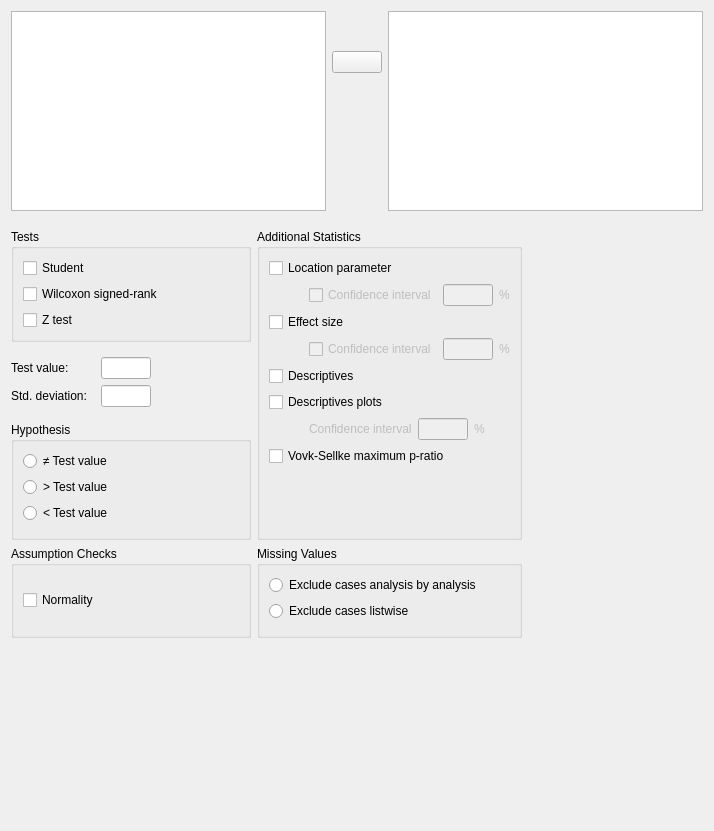
<?xml version="1.0" encoding="UTF-8"?>
<ui version="4.0">
 <class>TTestOneSampleForm</class>
 <widget class="QWidget" name="TTestOneSampleForm">
  <property name="geometry">
   <rect>
    <x>0</x>
    <y>0</y>
    <width>714</width>
    <height>831</height>
   </rect>
  </property>
  <property name="sizePolicy">
   <sizepolicy hsizetype="Fixed" vsizetype="Preferred">
    <horstretch>0</horstretch>
    <verstretch>0</verstretch>
   </sizepolicy>
  </property>
  <property name="windowTitle">
   <string>Form</string>
  </property>
  <layout class="QGridLayout" name="gridLayout_7">
   <property name="verticalSpacing">
    <number>0</number>
   </property>
   <item row="1" column="0">
    <widget class="QWidget" name="widget_3" native="true">
     <property name="sizePolicy">
      <sizepolicy hsizetype="Fixed" vsizetype="Fixed">
       <horstretch>0</horstretch>
       <verstretch>0</verstretch>
      </sizepolicy>
     </property>
     <layout class="QGridLayout" name="gridLayout_2">
      <property name="leftMargin">
       <number>0</number>
      </property>
      <property name="rightMargin">
       <number>0</number>
      </property>
      <property name="bottomMargin">
       <number>0</number>
      </property>
      <item row="0" column="1" rowspan="6">
       <widget class="GroupBox" name="groupBox_7">
        <property name="sizePolicy">
         <sizepolicy hsizetype="Preferred" vsizetype="Preferred">
          <horstretch>0</horstretch>
          <verstretch>0</verstretch>
         </sizepolicy>
        </property>
        <property name="title">
         <string>Additional Statistics</string>
        </property>
        <layout class="QFormLayout" name="formLayout">
         <item row="0" column="0">
          <widget class="BoundCheckBox" name="meanDifference">
           <property name="sizePolicy">
            <sizepolicy hsizetype="Fixed" vsizetype="Fixed">
             <horstretch>0</horstretch>
             <verstretch>0</verstretch>
            </sizepolicy>
           </property>
           <property name="text">
            <string>Location parameter</string>
           </property>
          </widget>
         </item>
         <item row="1" column="0">
          <widget class="QWidget" name="widgetMeanDiffConfidenceInterval" native="true">
           <property name="enabled">
            <bool>false</bool>
           </property>
           <property name="sizePolicy">
            <sizepolicy hsizetype="Fixed" vsizetype="Preferred">
             <horstretch>0</horstretch>
             <verstretch>0</verstretch>
            </sizepolicy>
           </property>
           <layout class="QGridLayout" name="gridLayout_10">
            <property name="leftMargin">
             <number>40</number>
            </property>
            <property name="topMargin">
             <number>0</number>
            </property>
            <property name="rightMargin">
             <number>0</number>
            </property>
            <property name="bottomMargin">
             <number>0</number>
            </property>
            <item row="1" column="3">
             <widget class="QLabel" name="label_9">
              <property name="sizePolicy">
               <sizepolicy hsizetype="Fixed" vsizetype="Fixed">
                <horstretch>0</horstretch>
                <verstretch>0</verstretch>
               </sizepolicy>
              </property>
              <property name="text">
               <string>%</string>
              </property>
             </widget>
            </item>
            <item row="1" column="0">
             <widget class="BoundCheckBox" name="meanDiffConfidenceIntervalCheckbox">
              <property name="text">
               <string>Confidence interval</string>
              </property>
             </widget>
            </item>
            <item row="1" column="2">
             <widget class="BoundTextBox" name="meanDiffConfidenceIntervalPercent">
              <property name="sizePolicy">
               <sizepolicy hsizetype="Fixed" vsizetype="Fixed">
                <horstretch>0</horstretch>
                <verstretch>0</verstretch>
               </sizepolicy>
              </property>
              <property name="minimumSize">
               <size>
                <width>50</width>
                <height>0</height>
               </size>
              </property>
              <property name="maximumSize">
               <size>
                <width>50</width>
                <height>16777215</height>
               </size>
              </property>
             </widget>
            </item>
           </layout>
          </widget>
         </item>
         <item row="2" column="0">
          <widget class="BoundCheckBox" name="effectSize">
           <property name="sizePolicy">
            <sizepolicy hsizetype="Fixed" vsizetype="Fixed">
             <horstretch>0</horstretch>
             <verstretch>0</verstretch>
            </sizepolicy>
           </property>
           <property name="text">
            <string>Effect size</string>
           </property>
          </widget>
         </item>
         <item row="3" column="0">
          <widget class="QWidget" name="widgetEffSizeConfidenceInterval" native="true">
           <property name="enabled">
            <bool>false</bool>
           </property>
           <property name="sizePolicy">
            <sizepolicy hsizetype="Fixed" vsizetype="Preferred">
             <horstretch>0</horstretch>
             <verstretch>0</verstretch>
            </sizepolicy>
           </property>
           <layout class="QGridLayout" name="gridLayout_9">
            <property name="leftMargin">
             <number>40</number>
            </property>
            <property name="topMargin">
             <number>0</number>
            </property>
            <property name="rightMargin">
             <number>0</number>
            </property>
            <property name="bottomMargin">
             <number>0</number>
            </property>
            <item row="0" column="2">
             <widget class="QLabel" name="label_7">
              <property name="sizePolicy">
               <sizepolicy hsizetype="Fixed" vsizetype="Fixed">
                <horstretch>0</horstretch>
                <verstretch>0</verstretch>
               </sizepolicy>
              </property>
              <property name="text">
               <string>%</string>
              </property>
             </widget>
            </item>
            <item row="0" column="1">
             <widget class="BoundTextBox" name="effSizeConfidenceIntervalPercent">
              <property name="sizePolicy">
               <sizepolicy hsizetype="Fixed" vsizetype="Fixed">
                <horstretch>0</horstretch>
                <verstretch>0</verstretch>
               </sizepolicy>
              </property>
              <property name="minimumSize">
               <size>
                <width>50</width>
                <height>0</height>
               </size>
              </property>
              <property name="maximumSize">
               <size>
                <width>50</width>
                <height>16777215</height>
               </size>
              </property>
             </widget>
            </item>
            <item row="0" column="0">
             <widget class="BoundCheckBox" name="effSizeConfidenceIntervalCheckbox">
              <property name="text">
               <string>Confidence interval</string>
              </property>
             </widget>
            </item>
           </layout>
          </widget>
         </item>
         <item row="4" column="0">
          <widget class="BoundCheckBox" name="descriptives">
           <property name="sizePolicy">
            <sizepolicy hsizetype="Fixed" vsizetype="Fixed">
             <horstretch>0</horstretch>
             <verstretch>0</verstretch>
            </sizepolicy>
           </property>
           <property name="text">
            <string>Descriptives</string>
           </property>
          </widget>
         </item>
         <item row="5" column="0">
          <widget class="BoundCheckBox" name="descriptivesPlots">
           <property name="sizePolicy">
            <sizepolicy hsizetype="Fixed" vsizetype="Fixed">
             <horstretch>0</horstretch>
             <verstretch>0</verstretch>
            </sizepolicy>
           </property>
           <property name="text">
            <string>Descriptives plots</string>
           </property>
          </widget>
         </item>
         <item row="6" column="0">
          <widget class="QWidget" name="widgetDescriptivesPlotsConfidenceInterval" native="true">
           <property name="enabled">
            <bool>false</bool>
           </property>
           <property name="sizePolicy">
            <sizepolicy hsizetype="Fixed" vsizetype="Preferred">
             <horstretch>0</horstretch>
             <verstretch>0</verstretch>
            </sizepolicy>
           </property>
           <layout class="QGridLayout" name="gridLayout_4">
            <property name="leftMargin">
             <number>40</number>
            </property>
            <property name="topMargin">
             <number>0</number>
            </property>
            <property name="rightMargin">
             <number>0</number>
            </property>
            <property name="bottomMargin">
             <number>0</number>
            </property>
            <item row="0" column="1">
             <widget class="BoundTextBox" name="descriptivesPlotsConfidenceInterval">
              <property name="sizePolicy">
               <sizepolicy hsizetype="Fixed" vsizetype="Fixed">
                <horstretch>0</horstretch>
                <verstretch>0</verstretch>
               </sizepolicy>
              </property>
              <property name="minimumSize">
               <size>
                <width>50</width>
                <height>0</height>
               </size>
              </property>
              <property name="maximumSize">
               <size>
                <width>50</width>
                <height>16777215</height>
               </size>
              </property>
             </widget>
            </item>
            <item row="0" column="0">
             <widget class="QLabel" name="label_4">
              <property name="sizePolicy">
               <sizepolicy hsizetype="Fixed" vsizetype="Fixed">
                <horstretch>0</horstretch>
                <verstretch>0</verstretch>
               </sizepolicy>
              </property>
              <property name="text">
               <string>Confidence interval</string>
              </property>
             </widget>
            </item>
            <item row="0" column="2">
             <widget class="QLabel" name="label_5">
              <property name="sizePolicy">
               <sizepolicy hsizetype="Fixed" vsizetype="Fixed">
                <horstretch>0</horstretch>
                <verstretch>0</verstretch>
               </sizepolicy>
              </property>
              <property name="text">
               <string>%</string>
              </property>
             </widget>
            </item>
           </layout>
          </widget>
         </item>
         <item row="7" column="0">
          <widget class="BoundCheckBox" name="VovkSellkeMPR">
           <property name="sizePolicy">
            <sizepolicy hsizetype="Fixed" vsizetype="Fixed">
             <horstretch>0</horstretch>
             <verstretch>0</verstretch>
            </sizepolicy>
           </property>
           <property name="text">
            <string>Vovk-Sellke maximum p-ratio</string>
           </property>
          </widget>
         </item>
        </layout>
       </widget>
      </item>
      <item row="6" column="1">
       <widget class="BoundGroupBox" name="missingValues">
        <property name="sizePolicy">
         <sizepolicy hsizetype="Preferred" vsizetype="Preferred">
          <horstretch>0</horstretch>
          <verstretch>0</verstretch>
         </sizepolicy>
        </property>
        <property name="title">
         <string>Missing Values</string>
        </property>
        <property name="flat">
         <bool>false</bool>
        </property>
        <layout class="QGridLayout" name="gridLayout_6">
         <item row="0" column="1">
          <spacer name="horizontalSpacer_5">
           <property name="orientation">
            <enum>Qt::Horizontal</enum>
           </property>
           <property name="sizeHint" stdset="0">
            <size>
             <width>5</width>
             <height>20</height>
            </size>
           </property>
          </spacer>
         </item>
         <item row="0" column="0">
          <widget class="QRadioButton" name="_1excludeAnalysisByAnalysis">
           <property name="sizePolicy">
            <sizepolicy hsizetype="Fixed" vsizetype="Fixed">
             <horstretch>0</horstretch>
             <verstretch>0</verstretch>
            </sizepolicy>
           </property>
           <property name="text">
            <string>Exclude cases analysis by analysis</string>
           </property>
          </widget>
         </item>
         <item row="1" column="0">
          <widget class="QRadioButton" name="_2excludeListwise">
           <property name="sizePolicy">
            <sizepolicy hsizetype="Fixed" vsizetype="Fixed">
             <horstretch>0</horstretch>
             <verstretch>0</verstretch>
            </sizepolicy>
           </property>
           <property name="text">
            <string>Exclude cases listwise</string>
           </property>
          </widget>
         </item>
         <item row="2" column="0">
          <spacer name="verticalSpacer_2">
           <property name="orientation">
            <enum>Qt::Vertical</enum>
           </property>
           <property name="sizeHint" stdset="0">
            <size>
             <width>20</width>
             <height>5</height>
            </size>
           </property>
          </spacer>
         </item>
        </layout>
       </widget>
      </item>
      <item row="3" column="0" rowspan="3">
       <widget class="BoundGroupBox" name="hypothesis">
        <property name="sizePolicy">
         <sizepolicy hsizetype="Preferred" vsizetype="Preferred">
          <horstretch>0</horstretch>
          <verstretch>0</verstretch>
         </sizepolicy>
        </property>
        <property name="title">
         <string>Hypothesis</string>
        </property>
        <property name="flat">
         <bool>false</bool>
        </property>
        <layout class="QGridLayout" name="gridLayout_5">
         <item row="0" column="1" rowspan="3">
          <spacer name="horizontalSpacer">
           <property name="orientation">
            <enum>Qt::Horizontal</enum>
           </property>
           <property name="sizeType">
            <enum>QSizePolicy::Expanding</enum>
           </property>
           <property name="sizeHint" stdset="0">
            <size>
             <width>5</width>
             <height>20</height>
            </size>
           </property>
          </spacer>
         </item>
         <item row="1" column="0">
          <widget class="QRadioButton" name="_2groupOneGreater">
           <property name="sizePolicy">
            <sizepolicy hsizetype="Fixed" vsizetype="Fixed">
             <horstretch>0</horstretch>
             <verstretch>0</verstretch>
            </sizepolicy>
           </property>
           <property name="text">
            <string>&gt; Test value</string>
           </property>
          </widget>
         </item>
         <item row="0" column="0">
          <widget class="QRadioButton" name="_1notEqual">
           <property name="sizePolicy">
            <sizepolicy hsizetype="Fixed" vsizetype="Fixed">
             <horstretch>0</horstretch>
             <verstretch>0</verstretch>
            </sizepolicy>
           </property>
           <property name="text">
            <string>≠ Test value</string>
           </property>
          </widget>
         </item>
         <item row="2" column="0">
          <widget class="QRadioButton" name="_3groupTwoGreater">
           <property name="sizePolicy">
            <sizepolicy hsizetype="Fixed" vsizetype="Fixed">
             <horstretch>0</horstretch>
             <verstretch>0</verstretch>
            </sizepolicy>
           </property>
           <property name="text">
            <string>&lt; Test value</string>
           </property>
          </widget>
         </item>
         <item row="3" column="0">
          <spacer name="verticalSpacer">
           <property name="orientation">
            <enum>Qt::Vertical</enum>
           </property>
           <property name="sizeHint" stdset="0">
            <size>
             <width>20</width>
             <height>5</height>
            </size>
           </property>
          </spacer>
         </item>
        </layout>
       </widget>
      </item>
      <item row="0" column="0" rowspan="2">
       <widget class="GroupBox" name="tests">
        <property name="sizePolicy">
         <sizepolicy hsizetype="Preferred" vsizetype="Preferred">
          <horstretch>0</horstretch>
          <verstretch>0</verstretch>
         </sizepolicy>
        </property>
        <property name="title">
         <string>Tests</string>
        </property>
        <layout class="QGridLayout" name="gridLayout_11">
         <item row="0" column="1" rowspan="2">
          <spacer name="horizontalSpacer_4">
           <property name="orientation">
            <enum>Qt::Horizontal</enum>
           </property>
           <property name="sizeType">
            <enum>QSizePolicy::Expanding</enum>
           </property>
           <property name="sizeHint" stdset="0">
            <size>
             <width>5</width>
             <height>20</height>
            </size>
           </property>
          </spacer>
         </item>
         <item row="0" column="0">
          <widget class="BoundCheckBox" name="students">
           <property name="sizePolicy">
            <sizepolicy hsizetype="Fixed" vsizetype="Fixed">
             <horstretch>0</horstretch>
             <verstretch>0</verstretch>
            </sizepolicy>
           </property>
           <property name="text">
            <string>Student</string>
           </property>
          </widget>
         </item>
         <item row="1" column="0">
          <widget class="BoundCheckBox" name="mannWhitneyU">
           <property name="sizePolicy">
            <sizepolicy hsizetype="Fixed" vsizetype="Fixed">
             <horstretch>0</horstretch>
             <verstretch>0</verstretch>
            </sizepolicy>
           </property>
           <property name="text">
            <string>Wilcoxon signed-rank</string>
           </property>
          </widget>
         </item>
         <item row="2" column="0">
          <widget class="BoundCheckBox" name="zTest">
           <property name="sizePolicy">
            <sizepolicy hsizetype="Fixed" vsizetype="Fixed">
             <horstretch>0</horstretch>
             <verstretch>0</verstretch>
            </sizepolicy>
           </property>
           <property name="text">
            <string>Z test</string>
           </property>
          </widget>
         </item>
        </layout>
       </widget>
      </item>
      <item row="6" column="0">
       <widget class="GroupBox" name="groupBox">
        <property name="sizePolicy">
         <sizepolicy hsizetype="Preferred" vsizetype="Preferred">
          <horstretch>0</horstretch>
          <verstretch>0</verstretch>
         </sizepolicy>
        </property>
        <property name="title">
         <string>Assumption Checks</string>
        </property>
        <layout class="QGridLayout" name="gridLayout_12">
         <item row="0" column="0">
          <widget class="BoundCheckBox" name="normalityTests">
           <property name="sizePolicy">
            <sizepolicy hsizetype="Fixed" vsizetype="Fixed">
             <horstretch>0</horstretch>
             <verstretch>0</verstretch>
            </sizepolicy>
           </property>
           <property name="text">
            <string>Normality</string>
           </property>
          </widget>
         </item>
         <item row="0" column="1">
          <spacer name="horizontalSpacer_3">
           <property name="orientation">
            <enum>Qt::Horizontal</enum>
           </property>
           <property name="sizeType">
            <enum>QSizePolicy::Expanding</enum>
           </property>
           <property name="sizeHint" stdset="0">
            <size>
             <width>5</width>
             <height>20</height>
            </size>
           </property>
          </spacer>
         </item>
        </layout>
       </widget>
      </item>
      <item row="2" column="0">
       <widget class="QWidget" name="widget_5" native="true">
        <property name="sizePolicy">
         <sizepolicy hsizetype="Preferred" vsizetype="Preferred">
          <horstretch>0</horstretch>
          <verstretch>0</verstretch>
         </sizepolicy>
        </property>
        <property name="minimumSize">
         <size>
          <width>240</width>
          <height>0</height>
         </size>
        </property>
        <layout class="QGridLayout" name="gridLayout">
         <property name="leftMargin">
          <number>0</number>
         </property>
         <item row="1" column="2">
          <spacer name="horizontalSpacer_6">
           <property name="orientation">
            <enum>Qt::Horizontal</enum>
           </property>
           <property name="sizeType">
            <enum>QSizePolicy::Expanding</enum>
           </property>
           <property name="sizeHint" stdset="0">
            <size>
             <width>5</width>
             <height>20</height>
            </size>
           </property>
          </spacer>
         </item>
         <item row="0" column="2">
          <spacer name="horizontalSpacer_2">
           <property name="orientation">
            <enum>Qt::Horizontal</enum>
           </property>
           <property name="sizeType">
            <enum>QSizePolicy::Expanding</enum>
           </property>
           <property name="sizeHint" stdset="0">
            <size>
             <width>5</width>
             <height>20</height>
            </size>
           </property>
          </spacer>
         </item>
         <item row="0" column="1">
          <widget class="BoundTextBox" name="testValue">
           <property name="sizePolicy">
            <sizepolicy hsizetype="Fixed" vsizetype="Fixed">
             <horstretch>0</horstretch>
             <verstretch>0</verstretch>
            </sizepolicy>
           </property>
           <property name="minimumSize">
            <size>
             <width>50</width>
             <height>0</height>
            </size>
           </property>
           <property name="maximumSize">
            <size>
             <width>50</width>
             <height>16777215</height>
            </size>
           </property>
          </widget>
         </item>
         <item row="0" column="0">
          <widget class="QLabel" name="label_3">
           <property name="sizePolicy">
            <sizepolicy hsizetype="Fixed" vsizetype="Fixed">
             <horstretch>0</horstretch>
             <verstretch>0</verstretch>
            </sizepolicy>
           </property>
           <property name="text">
            <string>Test value:        </string>
           </property>
          </widget>
         </item>
         <item row="1" column="0">
          <widget class="QLabel" name="label_6">
           <property name="enabled">
            <bool>true</bool>
           </property>
           <property name="sizePolicy">
            <sizepolicy hsizetype="Fixed" vsizetype="Fixed">
             <horstretch>0</horstretch>
             <verstretch>0</verstretch>
            </sizepolicy>
           </property>
           <property name="text">
            <string>Std. deviation:  </string>
           </property>
           <property name="visible">
            <bool>false</bool>
           </property>
          </widget>
         </item>
         <item row="1" column="1">
          <widget class="BoundTextBox" name="stddev">
           <property name="enabled">
            <bool>true</bool>
           </property>
           <property name="sizePolicy">
            <sizepolicy hsizetype="Fixed" vsizetype="Fixed">
             <horstretch>0</horstretch>
             <verstretch>0</verstretch>
            </sizepolicy>
           </property>
           <property name="minimumSize">
            <size>
             <width>50</width>
             <height>0</height>
            </size>
           </property>
           <property name="maximumSize">
            <size>
             <width>50</width>
             <height>16777215</height>
            </size>
           </property>
           <property name="visible">
            <bool>false</bool>
           </property>
          </widget>
         </item>
        </layout>
       </widget>
      </item>
     </layout>
    </widget>
   </item>
   <item row="2" column="0">
    <spacer name="verticalSpacer_5">
     <property name="orientation">
      <enum>Qt::Vertical</enum>
     </property>
     <property name="sizeHint" stdset="0">
      <size>
       <width>20</width>
       <height>40</height>
      </size>
     </property>
    </spacer>
   </item>
   <item row="0" column="0">
    <widget class="QWidget" name="topWidget" native="true">
     <property name="sizePolicy">
      <sizepolicy hsizetype="Expanding" vsizetype="Fixed">
       <horstretch>0</horstretch>
       <verstretch>0</verstretch>
      </sizepolicy>
     </property>
     <property name="minimumSize">
      <size>
       <width>0</width>
       <height>0</height>
      </size>
     </property>
     <layout class="QGridLayout" name="gridLayout_8">
      <property name="leftMargin">
       <number>0</number>
      </property>
      <property name="topMargin">
       <number>0</number>
      </property>
      <property name="rightMargin">
       <number>0</number>
      </property>
      <property name="verticalSpacing">
       <number>0</number>
      </property>
      <item row="2" column="1">
       <spacer name="verticalSpacer_4">
        <property name="orientation">
         <enum>Qt::Vertical</enum>
        </property>
        <property name="sizeHint" stdset="0">
         <size>
          <width>20</width>
          <height>40</height>
         </size>
        </property>
       </spacer>
      </item>
      <item row="0" column="0" rowspan="3">
       <widget class="AvailableFieldsListView" name="listAvailableFields">
        <property name="sizePolicy">
         <sizepolicy hsizetype="Preferred" vsizetype="Fixed">
          <horstretch>0</horstretch>
          <verstretch>0</verstretch>
         </sizepolicy>
        </property>
        <property name="minimumSize">
         <size>
          <width>0</width>
          <height>200</height>
         </size>
        </property>
        <property name="maximumSize">
         <size>
          <width>16777215</width>
          <height>200</height>
         </size>
        </property>
        <property name="selectionMode">
         <enum>QAbstractItemView::ExtendedSelection</enum>
        </property>
       </widget>
      </item>
      <item row="0" column="2" rowspan="3">
       <widget class="BoundListView" name="variables">
        <property name="sizePolicy">
         <sizepolicy hsizetype="Preferred" vsizetype="Fixed">
          <horstretch>0</horstretch>
          <verstretch>0</verstretch>
         </sizepolicy>
        </property>
        <property name="minimumSize">
         <size>
          <width>0</width>
          <height>200</height>
         </size>
        </property>
        <property name="maximumSize">
         <size>
          <width>16777215</width>
          <height>200</height>
         </size>
        </property>
        <property name="selectionMode">
         <enum>QAbstractItemView::ExtendedSelection</enum>
        </property>
       </widget>
      </item>
      <item row="1" column="1">
       <widget class="AssignButton" name="buttonAssign_main_fields">
        <property name="sizePolicy">
         <sizepolicy hsizetype="Fixed" vsizetype="Fixed">
          <horstretch>0</horstretch>
          <verstretch>0</verstretch>
         </sizepolicy>
        </property>
        <property name="minimumSize">
         <size>
          <width>50</width>
          <height>0</height>
         </size>
        </property>
        <property name="maximumSize">
         <size>
          <width>50</width>
          <height>16777215</height>
         </size>
        </property>
        <property name="text">
         <string/>
        </property>
       </widget>
      </item>
      <item row="0" column="1">
       <spacer name="verticalSpacer_3">
        <property name="orientation">
         <enum>Qt::Vertical</enum>
        </property>
        <property name="sizeType">
         <enum>QSizePolicy::Fixed</enum>
        </property>
        <property name="sizeHint" stdset="0">
         <size>
          <width>20</width>
          <height>40</height>
         </size>
        </property>
       </spacer>
      </item>
     </layout>
    </widget>
   </item>
  </layout>
 </widget>
 <customwidgets>
  <customwidget>
   <class>AssignButton</class>
   <extends>QPushButton</extends>
   <header>widgets/assignbutton.h</header>
  </customwidget>
  <customwidget>
   <class>AvailableFieldsListView</class>
   <extends>QListView</extends>
   <header>widgets/availablefieldslistview.h</header>
  </customwidget>
  <customwidget>
   <class>GroupBox</class>
   <extends>QGroupBox</extends>
   <header>widgets/groupbox.h</header>
   <container>1</container>
  </customwidget>
  <customwidget>
   <class>BoundTextBox</class>
   <extends>QLineEdit</extends>
   <header>widgets/boundtextbox.h</header>
  </customwidget>
  <customwidget>
   <class>BoundGroupBox</class>
   <extends>QGroupBox</extends>
   <header>widgets/boundgroupbox.h</header>
   <container>1</container>
  </customwidget>
  <customwidget>
   <class>BoundCheckBox</class>
   <extends>QCheckBox</extends>
   <header>widgets/boundcheckbox.h</header>
  </customwidget>
  <customwidget>
   <class>BoundListView</class>
   <extends>QListView</extends>
   <header>widgets/boundlistview.h</header>
  </customwidget>
 </customwidgets>
 <tabstops>
  <tabstop>listAvailableFields</tabstop>
  <tabstop>buttonAssign_main_fields</tabstop>
  <tabstop>variables</tabstop>
  <tabstop>students</tabstop>
  <tabstop>mannWhitneyU</tabstop>
  <tabstop>testValue</tabstop>
  <tabstop>_1notEqual</tabstop>
  <tabstop>_2groupOneGreater</tabstop>
  <tabstop>_3groupTwoGreater</tabstop>
  <tabstop>meanDifference</tabstop>
  <tabstop>effectSize</tabstop>
  <tabstop>descriptives</tabstop>
  <tabstop>descriptivesPlots</tabstop>
  <tabstop>descriptivesPlotsConfidenceInterval</tabstop>
  <tabstop>VovkSellkeMPR</tabstop>
  <tabstop>normalityTests</tabstop>
  <tabstop>_1excludeAnalysisByAnalysis</tabstop>
  <tabstop>_2excludeListwise</tabstop>
 </tabstops>
 <resources/>
 <connections>
  <connection>
   <sender>meanDifference</sender>
   <signal>toggled(bool)</signal>
   <receiver>widgetMeanDiffConfidenceInterval</receiver>
   <slot>setEnabled(bool)</slot>
   <hints>
    <hint type="sourcelabel">
     <x>346</x>
     <y>263</y>
    </hint>
    <hint type="destinationlabel">
     <x>417</x>
     <y>294</y>
    </hint>
   </hints>
  </connection>
  <connection>
   <sender>effectSize</sender>
   <signal>toggled(bool)</signal>
   <receiver>widgetEffSizeConfidenceInterval</receiver>
   <slot>setEnabled(bool)</slot>
   <hints>
    <hint type="sourcelabel">
     <x>324</x>
     <y>326</y>
    </hint>
    <hint type="destinationlabel">
     <x>417</x>
     <y>357</y>
    </hint>
   </hints>
  </connection>
  <connection>
   <sender>zTest</sender>
   <signal>clicked(bool)</signal>
   <receiver>label_6</receiver>
   <slot>setVisible(bool)</slot>
   <hints>
    <hint type="sourcelabel">
     <x>52</x>
     <y>324</y>
    </hint>
    <hint type="destinationlabel">
     <x>63</x>
     <y>412</y>
    </hint>
   </hints>
  </connection>
  <connection>
   <sender>zTest</sender>
   <signal>clicked(bool)</signal>
   <receiver>stddev</receiver>
   <slot>setVisible(bool)</slot>
   <hints>
    <hint type="sourcelabel">
     <x>52</x>
     <y>324</y>
    </hint>
    <hint type="destinationlabel">
     <x>163</x>
     <y>415</y>
    </hint>
   </hints>
  </connection>
 </connections>
</ui>
